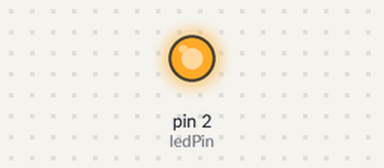
This sketch was run on a simulated Arduino Uno, built with avr-gcc and run on an emulated ATmega328P. Parts: output pins drawn as LEDs (lit = HIGH). Random numbers use the default seed unless the sketch sets one; EEPROM starts erased; no radio packets arrive unless stated; pins used as bus, display or sensor lines are not drawn; what the sketch prints to the serial monitor is not drawn.

Above: at 0.4 s.
At 5.0 s:
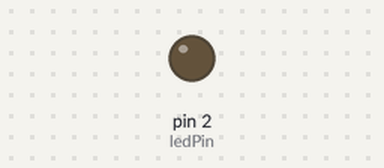
Timing chart, 0 to 7.8 s (numbered marks = the images above):
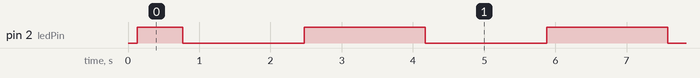

The sketch:

MyMiniDrone.ino
```cpp
#include <nRF24L01.h>
#include <printf.h>
#include <RF24.h>
#include <RF24_config.h>
#include <EEPROM.h>

#define PPM_MIN 1000
#define PPM_SAFE_THROTTLE 1050
#define PPM_MID 1500
#define PPM_MAX 2000
#define PPM_MIN_COMMAND 1300
#define PPM_MAX_COMMAND 1700
#define GET_FLAG(ch, mask) (ppm[ch] > PPM_MAX_COMMAND ? mask : 0)
#define GET_FLAG_INV(ch, mask) (ppm[ch] < PPM_MIN_COMMAND ? mask : 0)

RF24 radio(8,10);

static bool reset = true;
u8        ledPin = 2;

uint8_t packet[32];
static uint16_t ppm[12] = {PPM_MIN,PPM_MIN,PPM_MIN,PPM_MIN,PPM_MID,PPM_MID,
                           PPM_MID,PPM_MID,PPM_MID,PPM_MID,PPM_MID,PPM_MID,};
enum chan_order{
    THROTTLE,
    AILERON,
    ELEVATOR,
    RUDDER,
    AUX1,  // (CH5)  led light, or 3 pos. rate on CX-10, H7, or inverted flight on H101
    AUX2,  // (CH6)  flip control
    AUX3,  // (CH7)  still camera (snapshot)
    AUX4,  // (CH8)  video camera
    AUX5,  // (CH9)  headless
    AUX6,  // (CH10) calibrate Y (V2x2), pitch trim (H7), RTH (Bayang, H20), 360deg flip mode (H8-3D, H22)
    AUX7,  // (CH11) calibrate X (V2x2), roll trim (H7)
    AUX8,  // (CH12) Reset / Rebind
};

void setup() {
  Serial.begin(115200);

  //#### RADIO SETUP
  radio.begin();
  radio.setPALevel(RF24_PA_HIGH);
  printf_begin(); // Opens standard output stream using SPI

  //#### Arduino Power
  pinMode(9, OUTPUT); //enable power in seeedrino board
  digitalWrite(9, HIGH); //enable power in seeedrino board
  pinMode(ledPin, OUTPUT);
  randomSeed((analogRead(A4) & 0x1F) | (analogRead(A5) << 5));
}

void loop() {
  if(reset && radio.isChipConnected()){
    mjx_init();
    mjx_bind();
  }
}
```

mjx.ino
```cpp
#define MJX_RF_NUM_CHANNELS 4
#define MJX_BIND_COUNT      150
#define MJX_PACKET_PERIOD   4000 // Timeout for callback in uSec
#define MJX_PACKET_SIZE     16

#define MJX_CHANNEL_LED         AUX1
#define MJX_CHANNEL_FLIP        AUX2
#define MJX_CHANNEL_PICTURE     AUX3
#define MJX_CHANNEL_VIDEO       AUX4
#define MJX_CHANNEL_HEADLESS    AUX5
#define MJX_CHANNEL_RTH         AUX6
#define MJX_CHANNEL_AUTOFLIP    AUX7  // X800, X600
#define MJX_CHANNEL_PAN         AUX7  // H26D
#define MJX_CHANNEL_TILT        AUX8

#define CHAN2TRIM(X) (((X) & 0x80 ? (X) : 0x7f - (X)) >> 1)

static u8 mjx_rf_channels[MJX_RF_NUM_CHANNELS];
static u8 mjx_rf_channel;
static u16 mjx_counter;
static u8 mjx_txid[3];

u8 mjx_checksum()
{
    u8 sum = packet[0];
    for (int i=1; i < MJX_PACKET_SIZE-1; i++) sum += packet[i];
    return sum;
}

// Channel values are sign + magnitude 8bit values
u8 mjx_convert_channel(u8 num)
{
    u8 val = map(ppm[num], PPM_MIN, PPM_MAX, 0, 255);
    return (val < 128 ? 127-val : val);
}

void mjx_send_packet(u8 bind){
  packet[0] = map(ppm[THROTTLE], PPM_MIN, PPM_MAX, 0, 255);
  packet[1] = mjx_convert_channel(RUDDER);          // rudder
  packet[4] = 0x40;         // rudder does not work well with dyntrim
  packet[2] = mjx_convert_channel(ELEVATOR);   // elevator
  // driven trims cause issues when headless is enabled
  packet[5] = GET_FLAG(MJX_CHANNEL_HEADLESS, 1) ? 0x40 : CHAN2TRIM(packet[2]); // trim elevator
  packet[3] = mjx_convert_channel(AILERON);          // aileron
  packet[6] = GET_FLAG(MJX_CHANNEL_HEADLESS, 1) ? 0x40 : CHAN2TRIM(packet[3]); // trim aileron
  packet[7] = mjx_txid[0];
  packet[8] = mjx_txid[1];
  packet[9] = mjx_txid[2];

  packet[10] = 0;   // overwritten below for feature bits
  packet[11] = 0;   // overwritten below for X600
  packet[12] = 0;
  packet[13] = 0;

  packet[14] = 0xc0;  // bind value
  packet[10] += GET_FLAG(MJX_CHANNEL_RTH, 0x02)
                        | GET_FLAG(MJX_CHANNEL_HEADLESS, 0x01);
  packet[15] = mjx_checksum();

  radio.setChannel( mjx_rf_channels[mjx_rf_channel++ / 2] );
  mjx_rf_channel %= 2 * sizeof(mjx_rf_channels);

  radio.flush_tx();
  Serial.println("########SENDING STATUS#######");
  radio.printDetails();
  delay(100);
  if(radio.write(packet, 16)){
    Serial.println("%%%%%%%SENT%%%%%%%");
  }
}

void mjx_bind(){
  mjx_counter = MJX_BIND_COUNT;
  while(mjx_counter--) {
    mjx_send_packet(1);
    delayMicroseconds(MJX_PACKET_PERIOD);
    digitalWrite(ledPin, mjx_counter & 0x10);
  }
  mjx_init2();
  digitalWrite(ledPin, HIGH);
}

void mjx_init2(){
}

static const struct {
    u8 e010_txid[2];
    u8 rfchan[MJX_RF_NUM_CHANNELS];
}
e010_tx_rf_map[] = {{{0x4F, 0x1C}, {0x3A, 0x35, 0x4A, 0x45}},
                   {{0x90, 0x1C}, {0x2E, 0x36, 0x3E, 0x46}},
                   {{0x24, 0x36}, {0x32, 0x3E, 0x42, 0x4E}},
                   {{0x7A, 0x40}, {0x2E, 0x3C, 0x3E, 0x4C}},
                   {{0x61, 0x31}, {0x2F, 0x3B, 0x3F, 0x4B}},
                   {{0x5D, 0x37}, {0x33, 0x3B, 0x43, 0x4B}},
                   {{0xFD, 0x4F}, {0x33, 0x3B, 0x43, 0x4B}},
                   {{0x86, 0x3C}, {0x34, 0x3E, 0x44, 0x4E}}};

uint8_t transmitterID[4];
enum{
    ee_PROTOCOL_ID = 0,
    ee_TXID0,
    ee_TXID1,
    ee_TXID2,
    ee_TXID3
};

void set_txid(bool renew)
{
    uint8_t i;
    for(i=0; i<4; i++)
        transmitterID[i] = EEPROM.read(ee_TXID0+i);
    if(renew || (transmitterID[0]==0xFF && transmitterID[1]==0x0FF)) {
        for(i=0; i<4; i++) {
            transmitterID[i] = random() & 0xFF;
            EEPROM.update(ee_TXID0+i, transmitterID[i]);
        }
    }
}

void initialize_mjx_txid(){
   memcpy(mjx_txid, e010_tx_rf_map[transmitterID[0] % (sizeof(e010_tx_rf_map)/sizeof(e010_tx_rf_map[0]))].e010_txid, 2);
        mjx_txid[2] = 0x00;

}
void mjx_init()
{
  u8 rx_tx_addr[5];
  memcpy(mjx_rf_channels,"\x36\x3e\x46\x2e", MJX_RF_NUM_CHANNELS);
  set_txid(true);
  initialize_mjx_txid();
  for(u8 i=0; i<3 ; i++) Serial.println(mjx_txid[i], HEX);
  reset=false;
  radio.txStandBy();
  delay(5);
  radio.setCRCLength(RF24_CRC_16);
  uint8_t buf[] = { 0x55, 0x0F, 0x71, 0x0C, 0x00 }; // bytes for XN297 preamble 0xC710F55 (28 bit)
  radio.powerUp();
  //radio.setAddressWidth(5);
  radio.setPayloadSize(16);
  radio.openWritingPipe(buf);
  delay(5);
  radio.flush_rx();
  radio.flush_tx();
  radio.setAutoAck(false);
  radio.setRetries(0,0); // 250us delay + disable retries
  radio.setDataRate(RF24_1MBPS);
  radio.startListening();
  radio.stopListening();
  radio.printDetails();
}
```

Measured:
- by itself, pin 2 (ledPin): repeats every 3.4 s: LOW 1.7 s, HIGH 1.7 s, until it stays HIGH from 16.0 s
